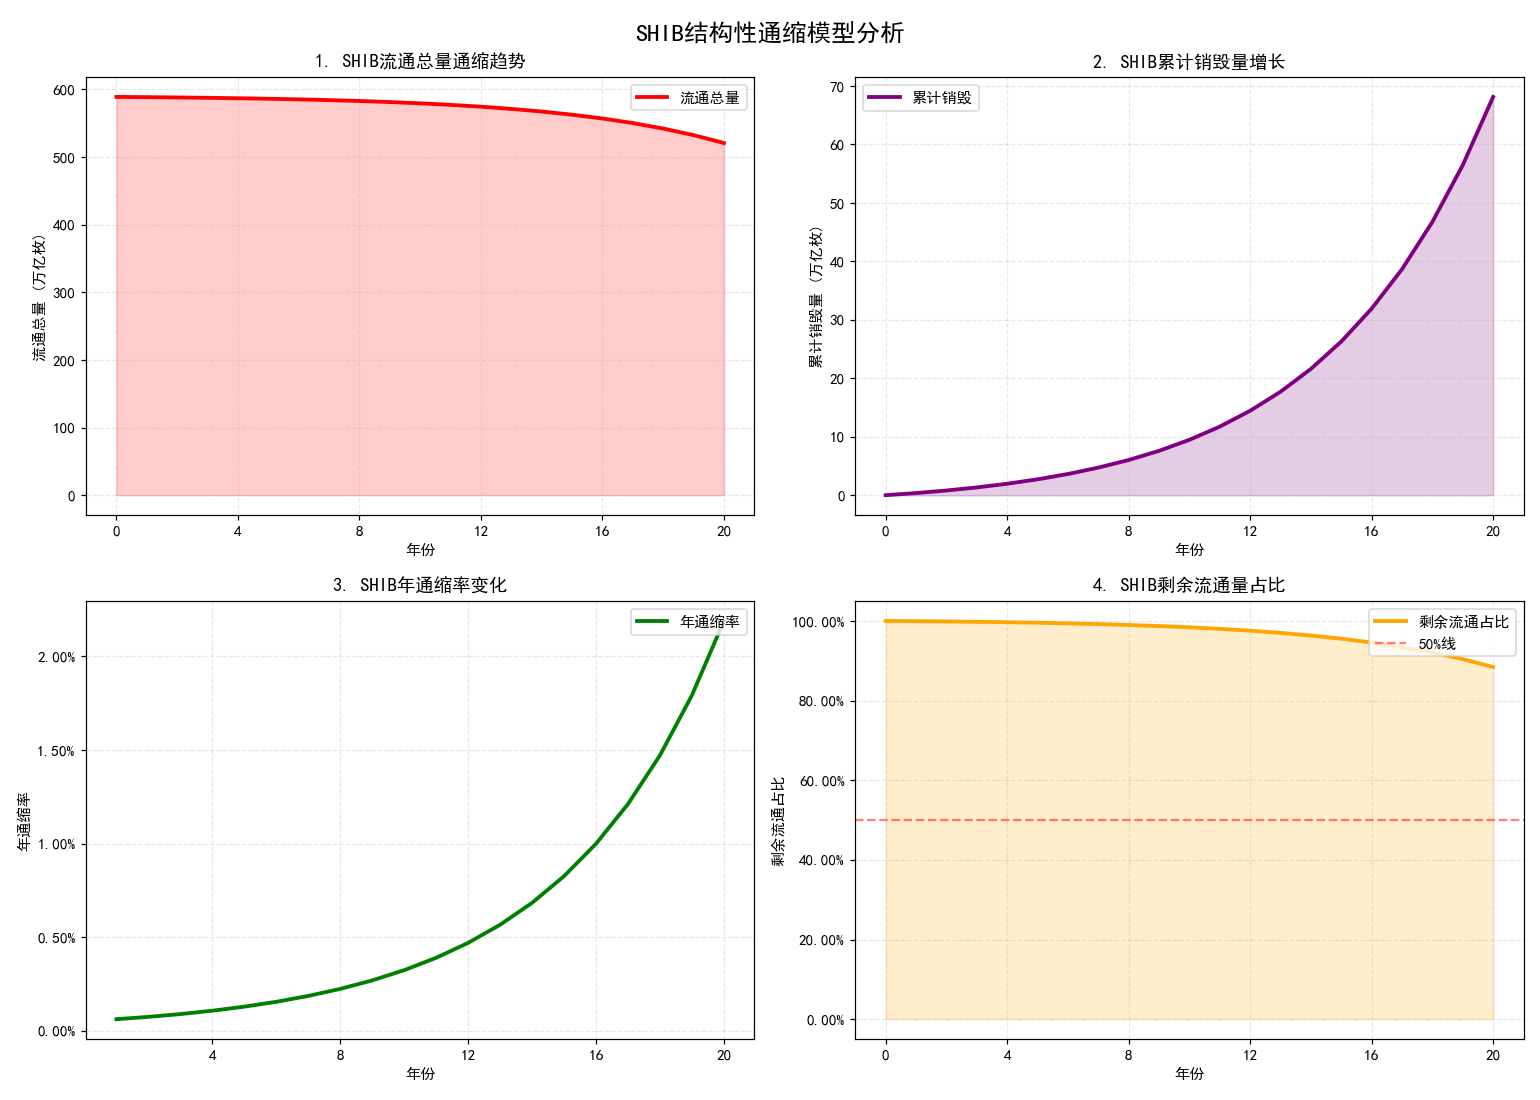

Write the Python code that produced this figure.
"""Shiba Inu 结构性通缩模型分析。

模型核心：初始超发（约 1000 万亿枚）+ 交易销毁机制，长期走向通缩。
本脚本复现课程大作业《各种狗币投资研究》中 SHIB 的经济学建模，
模拟 20 年内的流通量、累计销毁量、年通缩率与剩余占比。

依赖：numpy / pandas / matplotlib。headless 环境自动保存 PNG。

Author: 李瑞宇（深圳大学 电子信息工程）
"""
import os
import numpy as np
import matplotlib

matplotlib.use("Agg")
import matplotlib.pyplot as plt
from matplotlib.ticker import FuncFormatter, MaxNLocator

matplotlib.rcParams["font.sans-serif"] = ["SimHei", "DejaVu Sans"]
matplotlib.rcParams["axes.unicode_minus"] = False

HERE = os.path.dirname(os.path.abspath(__file__))


def simulate_shib_deflation(
    years=20, initial_supply=589e12, daily_volume=100e6, burn_rate=0.0001
):
    """模拟 SHIB 结构性通缩模型，返回 DataFrame。"""
    year = np.arange(0, years + 1)
    supply = np.zeros(years + 1)
    burned = np.zeros(years + 1)
    deflation_rate = np.zeros(years + 1)

    supply[0] = initial_supply
    volume_growth_rate = 0.2

    for i in range(1, years + 1):
        current_daily_volume = daily_volume * ((1 + volume_growth_rate) ** (i - 1))
        annual_burned = current_daily_volume * burn_rate * 365
        avg_price = 0.00001
        shib_burned = annual_burned / avg_price

        burned[i] = burned[i - 1] + shib_burned
        supply[i] = max(supply[i - 1] - shib_burned, 0)

        if supply[i - 1] > 0:
            deflation_rate[i] = (shib_burned / supply[i - 1]) * 100

    import pandas as pd

    return pd.DataFrame(
        {
            "年份": year,
            "流通总量(万亿枚)": supply / 1e12,
            "累计销毁量(万亿枚)": burned / 1e12,
            "年通缩率(%)": deflation_rate,
            "剩余流通占比(%)": (supply / initial_supply) * 100,
        }
    )


def plot(df_shib, out_path):
    fig, axes = plt.subplots(2, 2, figsize=(14, 10))
    fig.suptitle("SHIB结构性通缩模型分析", fontsize=16, fontweight="bold")

    def format_percent(x, pos):
        return f"{x:.2f}%"

    percent_formatter = FuncFormatter(format_percent)

    ax1 = axes[0, 0]
    ax1.plot(df_shib["年份"], df_shib["流通总量(万亿枚)"], "r-", linewidth=2.5, label="流通总量")
    ax1.fill_between(df_shib["年份"], 0, df_shib["流通总量(万亿枚)"], alpha=0.2, color="red")
    ax1.set_xlabel("年份")
    ax1.set_ylabel("流通总量 (万亿枚)")
    ax1.set_title("1. SHIB流通总量通缩趋势")
    ax1.grid(True, alpha=0.3, linestyle="--")
    ax1.legend(loc="upper right")
    ax1.xaxis.set_major_locator(MaxNLocator(integer=True, nbins=6))

    ax2 = axes[0, 1]
    ax2.plot(df_shib["年份"], df_shib["累计销毁量(万亿枚)"], "purple", linewidth=2.5, label="累计销毁")
    ax2.fill_between(df_shib["年份"], 0, df_shib["累计销毁量(万亿枚)"], alpha=0.2, color="purple")
    ax2.set_xlabel("年份")
    ax2.set_ylabel("累计销毁量 (万亿枚)")
    ax2.set_title("2. SHIB累计销毁量增长")
    ax2.grid(True, alpha=0.3, linestyle="--")
    ax2.legend(loc="upper left")
    ax2.xaxis.set_major_locator(MaxNLocator(integer=True, nbins=6))

    ax3 = axes[1, 0]
    ax3.plot(df_shib["年份"][1:], df_shib["年通缩率(%)"][1:], "g-", linewidth=2.5, label="年通缩率")
    ax3.set_xlabel("年份")
    ax3.set_ylabel("年通缩率")
    ax3.set_title("3. SHIB年通缩率变化")
    ax3.grid(True, alpha=0.3, linestyle="--")
    ax3.legend(loc="upper right")
    ax3.yaxis.set_major_formatter(percent_formatter)
    ax3.xaxis.set_major_locator(MaxNLocator(integer=True, nbins=6))

    ax4 = axes[1, 1]
    ax4.plot(df_shib["年份"], df_shib["剩余流通占比(%)"], "orange", linewidth=2.5, label="剩余流通占比")
    ax4.axhline(y=50, color="r", linestyle="--", alpha=0.5, label="50%线")
    ax4.fill_between(df_shib["年份"], 0, df_shib["剩余流通占比(%)"], alpha=0.2, color="orange")
    ax4.set_xlabel("年份")
    ax4.set_ylabel("剩余流通占比")
    ax4.set_title("4. SHIB剩余流通量占比")
    ax4.grid(True, alpha=0.3, linestyle="--")
    ax4.legend(loc="upper right")
    ax4.yaxis.set_major_formatter(percent_formatter)
    ax4.xaxis.set_major_locator(MaxNLocator(integer=True, nbins=6))

    plt.tight_layout()
    plt.subplots_adjust(top=0.93)
    plt.savefig(out_path, dpi=110)
    plt.close(fig)
    print("已保存:", out_path)


if __name__ == "__main__":
    df = simulate_shib_deflation(
        years=20, initial_supply=589e12, daily_volume=100e6, burn_rate=0.0001
    )
    out = os.path.join(HERE, "shiba_deflation.png")
    plot(df, out)

    print("SHIB结构性通缩模型关键指标")
    print("=" * 50)
    print(f"初始流通量: {df.loc[0, '流通总量(万亿枚)']:.1f} 万亿枚")
    print(f"最终流通量: {df.loc[20, '流通总量(万亿枚)']:.1f} 万亿枚")
    print(f"累计销毁量: {df.loc[20, '累计销毁量(万亿枚)']:.1f} 万亿枚")
    print(f"20年后剩余流通占比: {df.loc[20, '剩余流通占比(%)']:.1f}%")
    print(f"平均年通缩率: {df['年通缩率(%)'][1:].mean():.3f}%")
